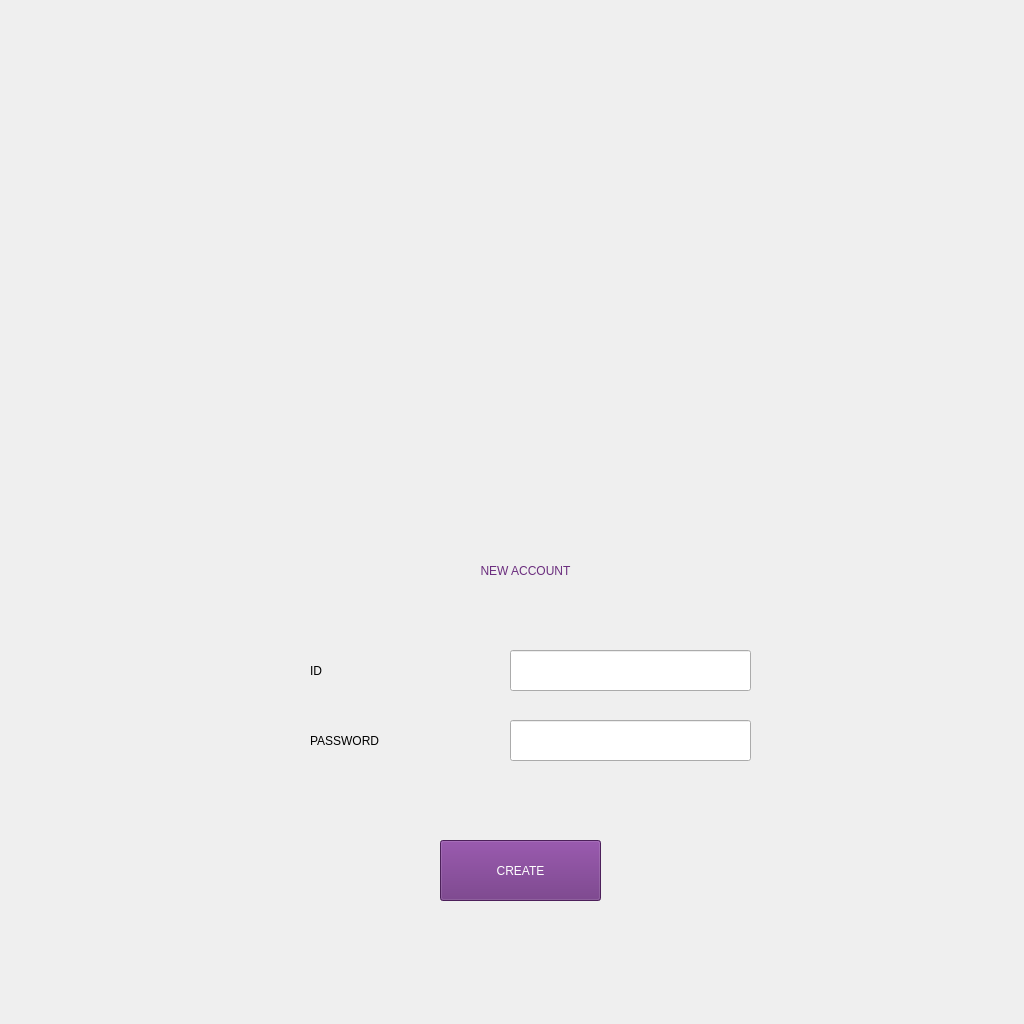
<?xml version="1.0" encoding="UTF-8"?>
<ui version="4.0">
 <class>newAccountWin</class>
 <widget class="QMainWindow" name="newAccountWin">
  <property name="geometry">
   <rect>
    <x>0</x>
    <y>0</y>
    <width>1024</width>
    <height>1024</height>
   </rect>
  </property>
  <property name="minimumSize">
   <size>
    <width>1024</width>
    <height>1024</height>
   </size>
  </property>
  <property name="maximumSize">
   <size>
    <width>1024</width>
    <height>1024</height>
   </size>
  </property>
  <property name="windowTitle">
   <string>New Account</string>
  </property>
  <property name="styleSheet">
   <string notr="true"/>
  </property>
  <widget class="QWidget" name="centralwidget">
   <widget class="QLabel" name="label">
    <property name="geometry">
     <rect>
      <x>310</x>
      <y>640</y>
      <width>91</width>
      <height>61</height>
     </rect>
    </property>
    <property name="styleSheet">
     <string notr="true">font: 16pt &quot;210 Namoogulrim&quot;;</string>
    </property>
    <property name="text">
     <string>ID</string>
    </property>
   </widget>
   <widget class="QLabel" name="label_2">
    <property name="geometry">
     <rect>
      <x>310</x>
      <y>710</y>
      <width>181</width>
      <height>61</height>
     </rect>
    </property>
    <property name="styleSheet">
     <string notr="true">font: 16pt &quot;210 Namoogulrim&quot;;</string>
    </property>
    <property name="text">
     <string>PASSWORD</string>
    </property>
   </widget>
   <widget class="QLabel" name="label_3">
    <property name="geometry">
     <rect>
      <x>370</x>
      <y>540</y>
      <width>311</width>
      <height>61</height>
     </rect>
    </property>
    <property name="styleSheet">
     <string notr="true">
font: 24pt &quot;나눔스퀘어 Bold&quot;;
color: rgb(107, 45, 126);</string>
    </property>
    <property name="text">
     <string>NEW ACCOUNT</string>
    </property>
    <property name="alignment">
     <set>Qt::AlignCenter</set>
    </property>
   </widget>
   <widget class="QPushButton" name="create_btn">
    <property name="geometry">
     <rect>
      <x>440</x>
      <y>840</y>
      <width>161</width>
      <height>61</height>
     </rect>
    </property>
    <property name="styleSheet">
     <string notr="true">color: rgb(255, 255, 255);
background-color: rgb(107, 45, 126);
font: 20pt &quot;나눔스퀘어&quot;;</string>
    </property>
    <property name="text">
     <string>CREATE</string>
    </property>
   </widget>
   <widget class="QLineEdit" name="id_nle">
    <property name="geometry">
     <rect>
      <x>510</x>
      <y>650</y>
      <width>241</width>
      <height>41</height>
     </rect>
    </property>
    <property name="styleSheet">
     <string notr="true">font: 12pt &quot;210 Namoogulrim&quot;;</string>
    </property>
    <property name="text">
     <string/>
    </property>
   </widget>
   <widget class="QLineEdit" name="pass_nle">
    <property name="geometry">
     <rect>
      <x>510</x>
      <y>720</y>
      <width>241</width>
      <height>41</height>
     </rect>
    </property>
    <property name="styleSheet">
     <string notr="true">font: 12pt &quot;210 Namoogulrim&quot;;</string>
    </property>
   </widget>
   <widget class="QLabel" name="label_4">
    <property name="geometry">
     <rect>
      <x>380</x>
      <y>790</y>
      <width>281</width>
      <height>31</height>
     </rect>
    </property>
    <property name="styleSheet">
     <string notr="true">font: 12pt &quot;나눔스퀘어&quot;;</string>
    </property>
    <property name="text">
     <string/>
    </property>
   </widget>
   <widget class="QLabel" name="bgLabel">
    <property name="geometry">
     <rect>
      <x>0</x>
      <y>0</y>
      <width>1024</width>
      <height>1024</height>
     </rect>
    </property>
    <property name="minimumSize">
     <size>
      <width>1024</width>
      <height>1024</height>
     </size>
    </property>
    <property name="maximumSize">
     <size>
      <width>1024</width>
      <height>1024</height>
     </size>
    </property>
    <property name="text">
     <string/>
    </property>
   </widget>
   <zorder>bgLabel</zorder>
   <zorder>label</zorder>
   <zorder>label_2</zorder>
   <zorder>label_3</zorder>
   <zorder>create_btn</zorder>
   <zorder>id_nle</zorder>
   <zorder>pass_nle</zorder>
   <zorder>label_4</zorder>
  </widget>
 </widget>
 <resources/>
 <connections/>
</ui>
